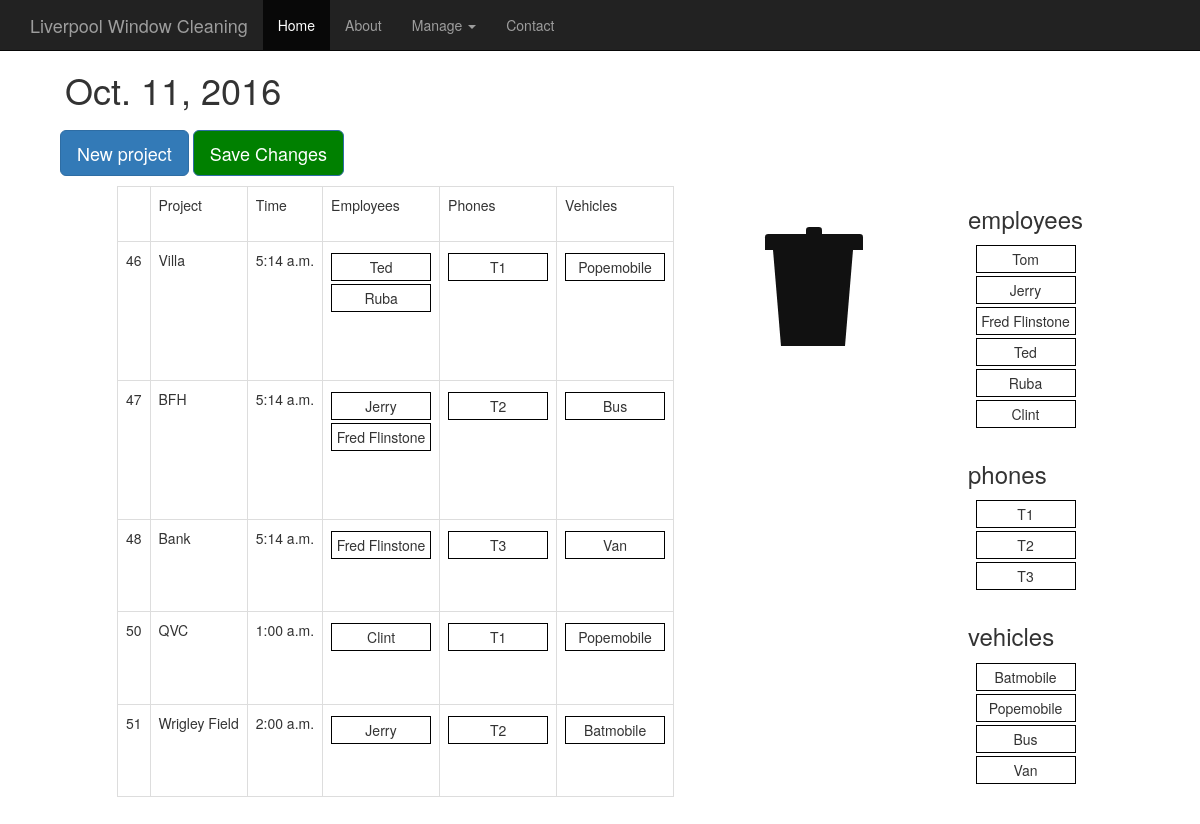
The page / on the database its author committed.
### daily/models.py (models this page shows, shortened)
class Project(models.Model):
  name = models.CharField(max_length=200)
  date = models.DateField('Date', default=timezone.now().date())
  time = models.TimeField('Time', default=timezone.now().time())
  employee = models.ManyToManyField(Employee)
  phone = models.ManyToManyField(Phone)
  vehicle = models.ManyToManyField(Vehicle)

class Employee(models.Model):
  name = models.CharField(max_length=100)
  category = models.ManyToManyField(Category)

class Phone(models.Model):
  number = models.CharField(max_length=10)

class Vehicle(models.Model):
  name = models.CharField(max_length=100)

### daily/views.py (the view)
# urls.py: url(r'^$', views.index, name='index'),
def index(request):
  today = timezone.now().date()
  projects = Project.objects.all()
  employees = Employee.objects.all()
  phones = Phone.objects.all()
  vehicles = Vehicle.objects.all()
  date = datetime.date(int(today.year), int(today.month), int(today.day))
  context = {'date': date, 'schedule': projects, 'date': today,
      'emp_names': employees, 'phones': phones, 'vehicles': vehicles}
  return render(request, 'daily/daily.html/', context)

### daily/templates/daily/daily.html (shortened to what this page needs)
<!DOCTYPE html>
{% load static %}
<html lang="en"><head><meta http-equiv="Content-Type" content="text/html; charset=UTF-8">
    <head>
      <link rel="stylesheet" type="text/css" href= "{% static 'daily/bootstrap.min.css' %}"/>
      <link rel="stylesheet" type="text/css" href= "{% static 'daily/daily.css' %}"/>
      <link rel="stylesheet" type="text/css" href= "{% static 'daily/trash.css' %}"/>
    <link href="{% static 'daily/ie10-viewport-bug-workaround.css' %}" rel="stylesheet">
      <link rel="stylesheet" type="text/css" href= "{% static 'daily/jquery.timepicker.css' %}"/>
    </head>
    <body>
      <nav class="navbar navbar-inverse navbar-fixed-top">
      <div class="container">
        <div class="navbar-header">
          <a class="navbar-brand" href="#">Liverpool Window Cleaning</a>
        </div>
        <div id="navbar" class="collapse navbar-collapse">
          <ul class="nav navbar-nav">
            <li class="active"><a href="#">Home</a></li>
            <li><a href="#about">About</a>
            <li class="dropdown">
            <a href="#" class="dropdown-toggle"
              data-toggle="dropdown" role="button" aria-haspopup="true"
              aria-expanded="false">Manage <span class="caret"></span></a>
                </li>
            </li>
            <li><a href="#contact">Contact</a></li>
          </ul>
        </div>
      </div>
      </nav>
      <div class="container">
      <div class="starter-template">
        <h1>{{ date }}</h1>
      </div>
    </div>
      <div id="daily-view">
        <div id="form-fields">
          <button type="button" class="btn btn-primary btn-lg" id="new-proj-button" onclick="addProject()">New project</button>
             <button type="button" class="btn btn-primary btn-lg"
              id="save-button" onclick="updateSchedule()">Save Changes</button>
        </div>
        <div class="h-box">
        <table class="table table-bordered" id="daily-table">
          <tbody>
            <tr>
              <td>  </td>
              <td>Project</td>
              <td>Time</td>
              <td>Employees</td>
              <td>Phones</td>
              <td>Vehicles</td>
            </tr>
            {% for project in schedule.all %}
            <tr class ="project">
              <td>{{ project.id }}</td>
              <td>{{ project.name }}</td>
              <td>{{project.time|time:"g:i a"}}</td>
              <td>
                <ol class='sortable_with_drop employee_list'>
                  {% for emp in project.employee.all %}
                  <li class="flex-li employee">{{ emp.name }}</li>
                  {% endfor %}
                </ol>
              </td>
              <td>
                <ol class='sortable_with_drop phone_list'>
                  {% for tel in project.phone.all %}
                  <li class="flex-li telephone">{{ tel.number }}</li>
                  {% endfor %}
                </ol>
              </td>
              <td>
                <ol class='sortable_with_drop vehicle_list'>
                  {% for v in project.vehicle.all %}
                  <li class="flex-li vehicle">{{ v.name }}</li>
                  {% endfor %}
                </ol>
              </td>
              {% endfor %}
            </tbody>
          </table>
          <ol class='trash employee_trash'>
            <li>
                <div class="lid"></div>
                <div class="lidcap"></div>
                <div class="bin"></div>
              </li>
            </ol>
          <div class="v-box" id="sources">
            <h3>employees</h3>
            <ol class='sortable_with_no_drop' id="emps-source">
              {% for emp in emp_names.all %}
              <li class="flex-li employee">{{ emp.name }}</li>
              {% endfor %}
            </ol>
            <h3>phones</h3>
            <ol class='sortable_with_no_drop' id="phones-source">
              {% for phone in phones.all %}
              <li class="flex-li telephone">{{ phone.number }}</li>
              {% endfor %}
            </ol>
            <h3>vehicles</h3>
            <ol class='sortable_with_no_drop' id="vehicles-source">
              {% for v in vehicles.all %}
              <li class="flex-li vehicle">{{ v.name }}</li>
              {% endfor %}
            </ol>
          </div>
        </div>
      </div>
    </body>

### daily/static/daily/daily.css (style rules this page uses)
.flex-li { border: 1px solid black; margin: 3px auto; padding: 3px; width: 100px; text-align: center; }
.h-box { padding: 0; margin: 0; list-style: none; display: -webkit-box; display: -moz-box; display: -ms-flexbox; display: -webkit-flex; display: flex; flex-direction: row; justify-content: space-around; }
.v-box { padding: 0; margin: 0; list-style: none; display: -webkit-box; display: -moz-box; display: -ms-flexbox; display: -webkit-flex; display: flex; flex-direction: column; }
#sources { margin: 0 auto; }
#form-fields { padding: 10px; }
#save-button { //display: none; background: green; }
#daily-table { float: left; width: auto; margin: 0 auto; }
ol { display: inline-block; -webkit-padding-start: 0px; list-style-type: none; //height: 100%; width: 100%; min-height: 30px; }
ol li { float: center; }
body { padding: 50px; margin: auto; }

### daily/static/daily/trash.css (style rules this page uses)
.trash { background: #ffffff; position: relative; width: 160px; height: 160px; //margin: 50px auto 0; border-radius: 4px; transition: box-shadow .2s ease; }
.lidcap, .lid, .bin { position: absolute; }
.lidcap, .lid { border-top-left-radius: 3.2px; border-top-right-radius: 3.2px; background: #111; transition: transform .2s linear, margin .2s linear; }
.lidcap { bottom: 110.4px; left: 65px; height: 8px; width: 16px; }
.lid { bottom: 96px; left: 24px; width: 98px; height: 16px; }
.bin { bottom: 0; left: 32px; width: 80px; border-top: 96px solid #111; border-left: 8px solid transparent; border-right: 8px solid transparent; }

### rows shown on the page
Project: id "46", name "Villa", time "5:14 a.m."
Employee: name "Ted"
Employee: name "Ruba"
Phone: number "T1"
Vehicle: name "Popemobile"
Project: id "47", name "BFH", time "5:14 a.m."
Employee: name "Jerry"
Employee: name "Fred Flinstone"
Phone: number "T2"
Vehicle: name "Bus"
Project: id "48", name "Bank", time "5:14 a.m."
Phone: number "T3"
Vehicle: name "Van"
Project: id "50", name "QVC", time "1:00 a.m."
Employee: name "Clint"
Project: id "51", name "Wrigley Field", time "2:00 a.m."
Vehicle: name "Batmobile"
Employee: name "Tom"
